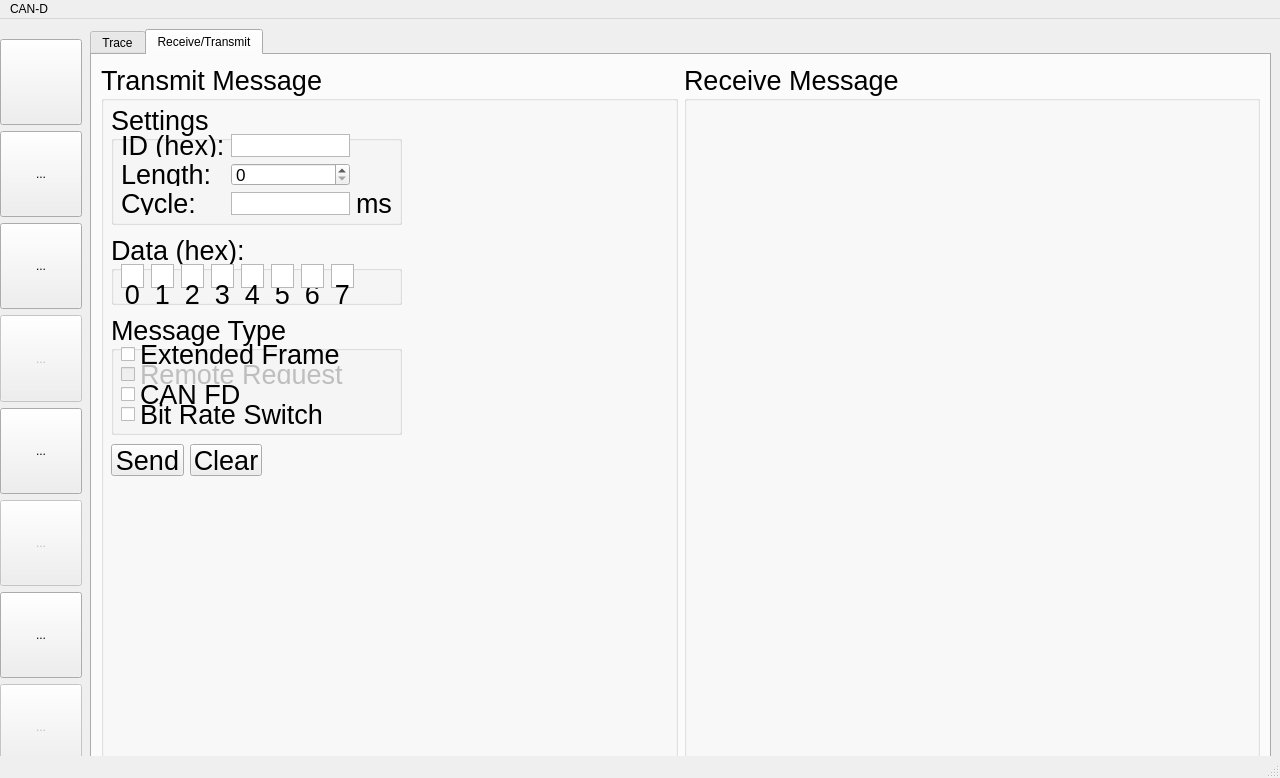
<?xml version="1.0" encoding="UTF-8"?>
<ui version="4.0">
 <class>MainWindow</class>
 <widget class="QMainWindow" name="MainWindow">
  <property name="geometry">
   <rect>
    <x>0</x>
    <y>0</y>
    <width>1280</width>
    <height>778</height>
   </rect>
  </property>
  <property name="windowTitle">
   <string>CAN-D Data Logger</string>
  </property>
  <property name="autoFillBackground">
   <bool>false</bool>
  </property>
  <widget class="QWidget" name="centralwidget">
   <widget class="QTabWidget" name="tabWidget">
    <property name="geometry">
     <rect>
      <x>90</x>
      <y>10</y>
      <width>1181</width>
      <height>741</height>
     </rect>
    </property>
    <property name="tabPosition">
     <enum>QTabWidget::North</enum>
    </property>
    <property name="currentIndex">
     <number>1</number>
    </property>
    <property name="movable">
     <bool>true</bool>
    </property>
    <widget class="QWidget" name="traceTab">
     <attribute name="title">
      <string>Trace</string>
     </attribute>
     <layout class="QVBoxLayout" name="verticalLayout">
      <item>
       <widget class="QTableView" name="traceGrid"/>
      </item>
     </layout>
    </widget>
    <widget class="QWidget" name="rxtxTab">
     <attribute name="title">
      <string>Receive/Transmit</string>
     </attribute>
     <layout class="QHBoxLayout" name="horizontalLayout">
      <item>
       <widget class="QGroupBox" name="transmitBox">
        <property name="font">
         <font>
          <pointsize>20</pointsize>
         </font>
        </property>
        <property name="title">
         <string>Transmit Message</string>
        </property>
        <widget class="QGroupBox" name="dataTransmitBox">
         <property name="geometry">
          <rect>
           <x>10</x>
           <y>170</y>
           <width>291</width>
           <height>71</height>
          </rect>
         </property>
         <property name="title">
          <string>Data (hex):</string>
         </property>
         <widget class="QPlainTextEdit" name="databyte_13_14">
          <property name="geometry">
           <rect>
            <x>220</x>
            <y>30</y>
            <width>23</width>
            <height>24</height>
           </rect>
          </property>
          <property name="font">
           <font>
            <pointsize>13</pointsize>
           </font>
          </property>
          <property name="verticalScrollBarPolicy">
           <enum>Qt::ScrollBarAlwaysOff</enum>
          </property>
         </widget>
         <widget class="QLabel" name="label6">
          <property name="geometry">
           <rect>
            <x>190</x>
            <y>50</y>
            <width>23</width>
            <height>21</height>
           </rect>
          </property>
          <property name="text">
           <string>6</string>
          </property>
          <property name="alignment">
           <set>Qt::AlignCenter</set>
          </property>
         </widget>
         <widget class="QLabel" name="label5">
          <property name="geometry">
           <rect>
            <x>160</x>
            <y>50</y>
            <width>23</width>
            <height>21</height>
           </rect>
          </property>
          <property name="text">
           <string>5</string>
          </property>
          <property name="alignment">
           <set>Qt::AlignCenter</set>
          </property>
         </widget>
         <widget class="QPlainTextEdit" name="databyte_0_1">
          <property name="geometry">
           <rect>
            <x>10</x>
            <y>30</y>
            <width>23</width>
            <height>24</height>
           </rect>
          </property>
          <property name="font">
           <font>
            <pointsize>13</pointsize>
           </font>
          </property>
          <property name="verticalScrollBarPolicy">
           <enum>Qt::ScrollBarAlwaysOff</enum>
          </property>
         </widget>
         <widget class="QPlainTextEdit" name="databyte_9_10">
          <property name="geometry">
           <rect>
            <x>160</x>
            <y>30</y>
            <width>23</width>
            <height>24</height>
           </rect>
          </property>
          <property name="font">
           <font>
            <pointsize>13</pointsize>
           </font>
          </property>
          <property name="verticalScrollBarPolicy">
           <enum>Qt::ScrollBarAlwaysOff</enum>
          </property>
         </widget>
         <widget class="QPlainTextEdit" name="databyte_7_8">
          <property name="geometry">
           <rect>
            <x>130</x>
            <y>30</y>
            <width>23</width>
            <height>24</height>
           </rect>
          </property>
          <property name="font">
           <font>
            <pointsize>13</pointsize>
           </font>
          </property>
          <property name="verticalScrollBarPolicy">
           <enum>Qt::ScrollBarAlwaysOff</enum>
          </property>
         </widget>
         <widget class="QPlainTextEdit" name="databyte_2_3">
          <property name="geometry">
           <rect>
            <x>40</x>
            <y>30</y>
            <width>23</width>
            <height>24</height>
           </rect>
          </property>
          <property name="font">
           <font>
            <pointsize>13</pointsize>
           </font>
          </property>
          <property name="verticalScrollBarPolicy">
           <enum>Qt::ScrollBarAlwaysOff</enum>
          </property>
         </widget>
         <widget class="QLabel" name="label7">
          <property name="geometry">
           <rect>
            <x>220</x>
            <y>50</y>
            <width>23</width>
            <height>21</height>
           </rect>
          </property>
          <property name="text">
           <string>7</string>
          </property>
          <property name="alignment">
           <set>Qt::AlignCenter</set>
          </property>
         </widget>
         <widget class="QLabel" name="label0">
          <property name="geometry">
           <rect>
            <x>10</x>
            <y>50</y>
            <width>23</width>
            <height>21</height>
           </rect>
          </property>
          <property name="text">
           <string>0</string>
          </property>
          <property name="alignment">
           <set>Qt::AlignCenter</set>
          </property>
         </widget>
         <widget class="QPlainTextEdit" name="databyte_6_7">
          <property name="geometry">
           <rect>
            <x>100</x>
            <y>30</y>
            <width>23</width>
            <height>24</height>
           </rect>
          </property>
          <property name="font">
           <font>
            <pointsize>13</pointsize>
           </font>
          </property>
          <property name="verticalScrollBarPolicy">
           <enum>Qt::ScrollBarAlwaysOff</enum>
          </property>
         </widget>
         <widget class="QLabel" name="label4">
          <property name="geometry">
           <rect>
            <x>130</x>
            <y>50</y>
            <width>23</width>
            <height>21</height>
           </rect>
          </property>
          <property name="text">
           <string>4</string>
          </property>
          <property name="alignment">
           <set>Qt::AlignCenter</set>
          </property>
         </widget>
         <widget class="QPlainTextEdit" name="databyte_4_5">
          <property name="geometry">
           <rect>
            <x>70</x>
            <y>30</y>
            <width>23</width>
            <height>24</height>
           </rect>
          </property>
          <property name="font">
           <font>
            <pointsize>13</pointsize>
           </font>
          </property>
          <property name="verticalScrollBarPolicy">
           <enum>Qt::ScrollBarAlwaysOff</enum>
          </property>
         </widget>
         <widget class="QLabel" name="label1">
          <property name="geometry">
           <rect>
            <x>40</x>
            <y>50</y>
            <width>23</width>
            <height>21</height>
           </rect>
          </property>
          <property name="text">
           <string>1</string>
          </property>
          <property name="alignment">
           <set>Qt::AlignCenter</set>
          </property>
         </widget>
         <widget class="QPlainTextEdit" name="databyte_11_12">
          <property name="geometry">
           <rect>
            <x>190</x>
            <y>30</y>
            <width>23</width>
            <height>24</height>
           </rect>
          </property>
          <property name="font">
           <font>
            <pointsize>13</pointsize>
           </font>
          </property>
          <property name="verticalScrollBarPolicy">
           <enum>Qt::ScrollBarAlwaysOff</enum>
          </property>
         </widget>
         <widget class="QLabel" name="label2">
          <property name="geometry">
           <rect>
            <x>70</x>
            <y>50</y>
            <width>23</width>
            <height>21</height>
           </rect>
          </property>
          <property name="text">
           <string>2</string>
          </property>
          <property name="alignment">
           <set>Qt::AlignCenter</set>
          </property>
         </widget>
         <widget class="QLabel" name="label3">
          <property name="geometry">
           <rect>
            <x>100</x>
            <y>50</y>
            <width>23</width>
            <height>21</height>
           </rect>
          </property>
          <property name="text">
           <string>3</string>
          </property>
          <property name="alignment">
           <set>Qt::AlignCenter</set>
          </property>
         </widget>
        </widget>
        <widget class="QGroupBox" name="settingsTransmitBox">
         <property name="geometry">
          <rect>
           <x>10</x>
           <y>40</y>
           <width>291</width>
           <height>121</height>
          </rect>
         </property>
         <property name="title">
          <string>Settings</string>
         </property>
         <widget class="QWidget" name="layoutWidget">
          <property name="geometry">
           <rect>
            <x>10</x>
            <y>30</y>
            <width>271</width>
            <height>81</height>
           </rect>
          </property>
          <layout class="QGridLayout" name="gridLayout">
           <item row="0" column="1">
            <widget class="QPlainTextEdit" name="idText">
             <property name="font">
              <font>
               <pointsize>13</pointsize>
              </font>
             </property>
             <property name="verticalScrollBarPolicy">
              <enum>Qt::ScrollBarAlwaysOff</enum>
             </property>
            </widget>
           </item>
           <item row="3" column="2">
            <widget class="QLabel" name="cycleUnitLabel">
             <property name="text">
              <string>ms</string>
             </property>
            </widget>
           </item>
           <item row="3" column="1">
            <widget class="QPlainTextEdit" name="cycleText">
             <property name="font">
              <font>
               <pointsize>13</pointsize>
              </font>
             </property>
             <property name="verticalScrollBarPolicy">
              <enum>Qt::ScrollBarAlwaysOff</enum>
             </property>
            </widget>
           </item>
           <item row="0" column="0">
            <widget class="QLabel" name="idLabel">
             <property name="text">
              <string>ID (hex):</string>
             </property>
            </widget>
           </item>
           <item row="2" column="0">
            <widget class="QLabel" name="lengthLabel">
             <property name="text">
              <string>Length:</string>
             </property>
            </widget>
           </item>
           <item row="3" column="0">
            <widget class="QLabel" name="cycleLabel">
             <property name="text">
              <string>Cycle:</string>
             </property>
            </widget>
           </item>
           <item row="2" column="1">
            <widget class="QSpinBox" name="lengthSpinBox">
             <property name="font">
              <font>
               <pointsize>13</pointsize>
              </font>
             </property>
            </widget>
           </item>
          </layout>
         </widget>
        </widget>
        <widget class="QGroupBox" name="messageTypeTransmitBox">
         <property name="geometry">
          <rect>
           <x>10</x>
           <y>250</y>
           <width>291</width>
           <height>121</height>
          </rect>
         </property>
         <property name="title">
          <string>Message Type</string>
         </property>
         <widget class="QCheckBox" name="extendedFrameBox">
          <property name="geometry">
           <rect>
            <x>10</x>
            <y>30</y>
            <width>271</width>
            <height>20</height>
           </rect>
          </property>
          <property name="text">
           <string>Extended Frame</string>
          </property>
         </widget>
         <widget class="QCheckBox" name="remoteRequestBox">
          <property name="enabled">
           <bool>false</bool>
          </property>
          <property name="geometry">
           <rect>
            <x>10</x>
            <y>50</y>
            <width>271</width>
            <height>20</height>
           </rect>
          </property>
          <property name="text">
           <string>Remote Request</string>
          </property>
         </widget>
         <widget class="QCheckBox" name="canFDBox">
          <property name="geometry">
           <rect>
            <x>10</x>
            <y>70</y>
            <width>271</width>
            <height>20</height>
           </rect>
          </property>
          <property name="text">
           <string>CAN FD</string>
          </property>
         </widget>
         <widget class="QCheckBox" name="bitRateSwitchBox">
          <property name="geometry">
           <rect>
            <x>10</x>
            <y>90</y>
            <width>271</width>
            <height>20</height>
           </rect>
          </property>
          <property name="text">
           <string>Bit Rate Switch</string>
          </property>
         </widget>
        </widget>
        <widget class="QWidget" name="layoutWidget">
         <property name="geometry">
          <rect>
           <x>10</x>
           <y>380</y>
           <width>151</width>
           <height>32</height>
          </rect>
         </property>
         <layout class="QHBoxLayout" name="buttonLayout">
          <item>
           <widget class="QPushButton" name="sendButton">
            <property name="text">
             <string>Send</string>
            </property>
           </widget>
          </item>
          <item>
           <widget class="QPushButton" name="clearButton">
            <property name="text">
             <string>Clear</string>
            </property>
           </widget>
          </item>
         </layout>
        </widget>
       </widget>
      </item>
      <item>
       <widget class="QGroupBox" name="receiveBox">
        <property name="font">
         <font>
          <pointsize>20</pointsize>
         </font>
        </property>
        <property name="title">
         <string>Receive Message</string>
        </property>
       </widget>
      </item>
     </layout>
    </widget>
   </widget>
   <widget class="QWidget" name="layoutWidget">
    <property name="geometry">
     <rect>
      <x>0</x>
      <y>20</y>
      <width>82</width>
      <height>731</height>
     </rect>
    </property>
    <property name="sizePolicy">
     <sizepolicy hsizetype="Expanding" vsizetype="Expanding">
      <horstretch>0</horstretch>
      <verstretch>0</verstretch>
     </sizepolicy>
    </property>
    <layout class="QVBoxLayout" name="sideBarLayout" stretch="0,0,0,0,0,0,0,0">
     <property name="sizeConstraint">
      <enum>QLayout::SetMaximumSize</enum>
     </property>
     <item>
      <widget class="QToolButton" name="openButton">
       <property name="sizePolicy">
        <sizepolicy hsizetype="Expanding" vsizetype="Expanding">
         <horstretch>0</horstretch>
         <verstretch>0</verstretch>
        </sizepolicy>
       </property>
       <property name="icon">
        <iconset resource="resources/resources.qrc">
         <normaloff>:/icons/open.svg</normaloff>:/icons/open.svg</iconset>
       </property>
       <property name="iconSize">
        <size>
         <width>70</width>
         <height>70</height>
        </size>
       </property>
      </widget>
     </item>
     <item>
      <widget class="QToolButton" name="saveButton">
       <property name="sizePolicy">
        <sizepolicy hsizetype="Expanding" vsizetype="Expanding">
         <horstretch>0</horstretch>
         <verstretch>0</verstretch>
        </sizepolicy>
       </property>
       <property name="text">
        <string>...</string>
       </property>
       <property name="icon">
        <iconset resource="resources/resources.qrc">
         <normaloff>:/icons/save.svg</normaloff>:/icons/save.svg</iconset>
       </property>
       <property name="iconSize">
        <size>
         <width>70</width>
         <height>70</height>
        </size>
       </property>
      </widget>
     </item>
     <item>
      <widget class="QToolButton" name="connectButton">
       <property name="sizePolicy">
        <sizepolicy hsizetype="Expanding" vsizetype="Expanding">
         <horstretch>0</horstretch>
         <verstretch>0</verstretch>
        </sizepolicy>
       </property>
       <property name="text">
        <string>...</string>
       </property>
       <property name="icon">
        <iconset resource="resources/resources.qrc">
         <normaloff>:/icons/connect.svg</normaloff>:/icons/connect.svg</iconset>
       </property>
       <property name="iconSize">
        <size>
         <width>70</width>
         <height>70</height>
        </size>
       </property>
      </widget>
     </item>
     <item>
      <widget class="QToolButton" name="disconnectButton">
       <property name="enabled">
        <bool>false</bool>
       </property>
       <property name="sizePolicy">
        <sizepolicy hsizetype="Expanding" vsizetype="Expanding">
         <horstretch>0</horstretch>
         <verstretch>0</verstretch>
        </sizepolicy>
       </property>
       <property name="text">
        <string>...</string>
       </property>
       <property name="icon">
        <iconset resource="resources/resources.qrc">
         <normaloff>:/icons/disconnect.svg</normaloff>:/icons/disconnect.svg</iconset>
       </property>
       <property name="iconSize">
        <size>
         <width>70</width>
         <height>70</height>
        </size>
       </property>
      </widget>
     </item>
     <item>
      <widget class="QToolButton" name="recordButton">
       <property name="sizePolicy">
        <sizepolicy hsizetype="Expanding" vsizetype="Expanding">
         <horstretch>0</horstretch>
         <verstretch>0</verstretch>
        </sizepolicy>
       </property>
       <property name="text">
        <string>...</string>
       </property>
       <property name="icon">
        <iconset resource="resources/resources.qrc">
         <normaloff>:/icons/record.svg</normaloff>:/icons/record.svg</iconset>
       </property>
       <property name="iconSize">
        <size>
         <width>70</width>
         <height>70</height>
        </size>
       </property>
      </widget>
     </item>
     <item>
      <widget class="QToolButton" name="stopButton">
       <property name="enabled">
        <bool>false</bool>
       </property>
       <property name="sizePolicy">
        <sizepolicy hsizetype="Expanding" vsizetype="Expanding">
         <horstretch>0</horstretch>
         <verstretch>0</verstretch>
        </sizepolicy>
       </property>
       <property name="text">
        <string>...</string>
       </property>
       <property name="icon">
        <iconset resource="resources/resources.qrc">
         <normaloff>:/icons/stop.svg</normaloff>:/icons/stop.svg</iconset>
       </property>
       <property name="iconSize">
        <size>
         <width>70</width>
         <height>70</height>
        </size>
       </property>
      </widget>
     </item>
     <item>
      <widget class="QToolButton" name="playButton">
       <property name="sizePolicy">
        <sizepolicy hsizetype="Expanding" vsizetype="Expanding">
         <horstretch>0</horstretch>
         <verstretch>0</verstretch>
        </sizepolicy>
       </property>
       <property name="text">
        <string>...</string>
       </property>
       <property name="icon">
        <iconset resource="resources/resources.qrc">
         <normaloff>:/icons/play.svg</normaloff>:/icons/play.svg</iconset>
       </property>
       <property name="iconSize">
        <size>
         <width>70</width>
         <height>70</height>
        </size>
       </property>
      </widget>
     </item>
     <item>
      <widget class="QToolButton" name="pauseButton">
       <property name="enabled">
        <bool>false</bool>
       </property>
       <property name="sizePolicy">
        <sizepolicy hsizetype="Expanding" vsizetype="Expanding">
         <horstretch>0</horstretch>
         <verstretch>0</verstretch>
        </sizepolicy>
       </property>
       <property name="text">
        <string>...</string>
       </property>
       <property name="icon">
        <iconset resource="resources/resources.qrc">
         <normaloff>:/icons/pause.svg</normaloff>:/icons/pause.svg</iconset>
       </property>
       <property name="iconSize">
        <size>
         <width>70</width>
         <height>70</height>
        </size>
       </property>
      </widget>
     </item>
    </layout>
   </widget>
  </widget>
  <widget class="QMenuBar" name="menubar">
   <property name="geometry">
    <rect>
     <x>0</x>
     <y>0</y>
     <width>1280</width>
     <height>22</height>
    </rect>
   </property>
   <widget class="QMenu" name="menuCAN_D">
    <property name="title">
     <string>CAN-D</string>
    </property>
    <widget class="QMenu" name="menuFile">
     <property name="title">
      <string>File</string>
     </property>
     <addaction name="actionFile_2"/>
     <addaction name="actionSave"/>
     <addaction name="actionSave_As"/>
    </widget>
    <addaction name="menuFile"/>
   </widget>
   <addaction name="menuCAN_D"/>
  </widget>
  <widget class="QStatusBar" name="statusbar"/>
  <action name="actionFile_2">
   <property name="text">
    <string>Open...</string>
   </property>
  </action>
  <action name="actionSave">
   <property name="text">
    <string>Save</string>
   </property>
  </action>
  <action name="actionSave_As">
   <property name="text">
    <string>Save As ...</string>
   </property>
  </action>
 </widget>
 <resources>
  <include location="resources/resources.qrc"/>
 </resources>
 <connections/>
</ui>
